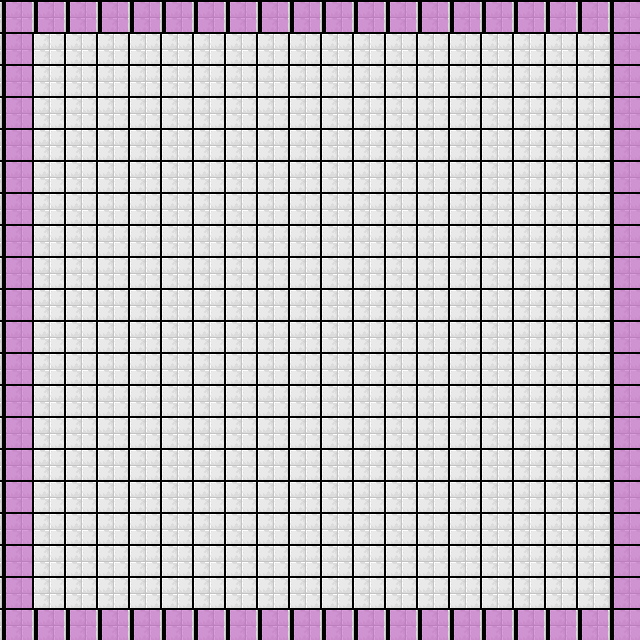

This is a level from a 2D game, rendered from its Tiled map with the project's own tilesets. A one-line summary and the map file follow, with tile-layer data summarised:
An orthogonal 20x20 tile map with 32x32 px tiles, 1 tile layer (Livello tile 1).

<map version="1.10" tiledversion="1.10.2" orientation="orthogonal" renderorder="right-down" width="20" height="20" tilewidth="32" tileheight="32" infinite="0" nextlayerid="2" nextobjectid="1">
 <tileset firstgid="1" source="tileset.tsx" />
 <layer id="1" name="Livello tile 1" width="20" height="20">
  <data>[400 cells, 400 non-empty, 2 distinct tile ids]</data>
 </layer>
</map>